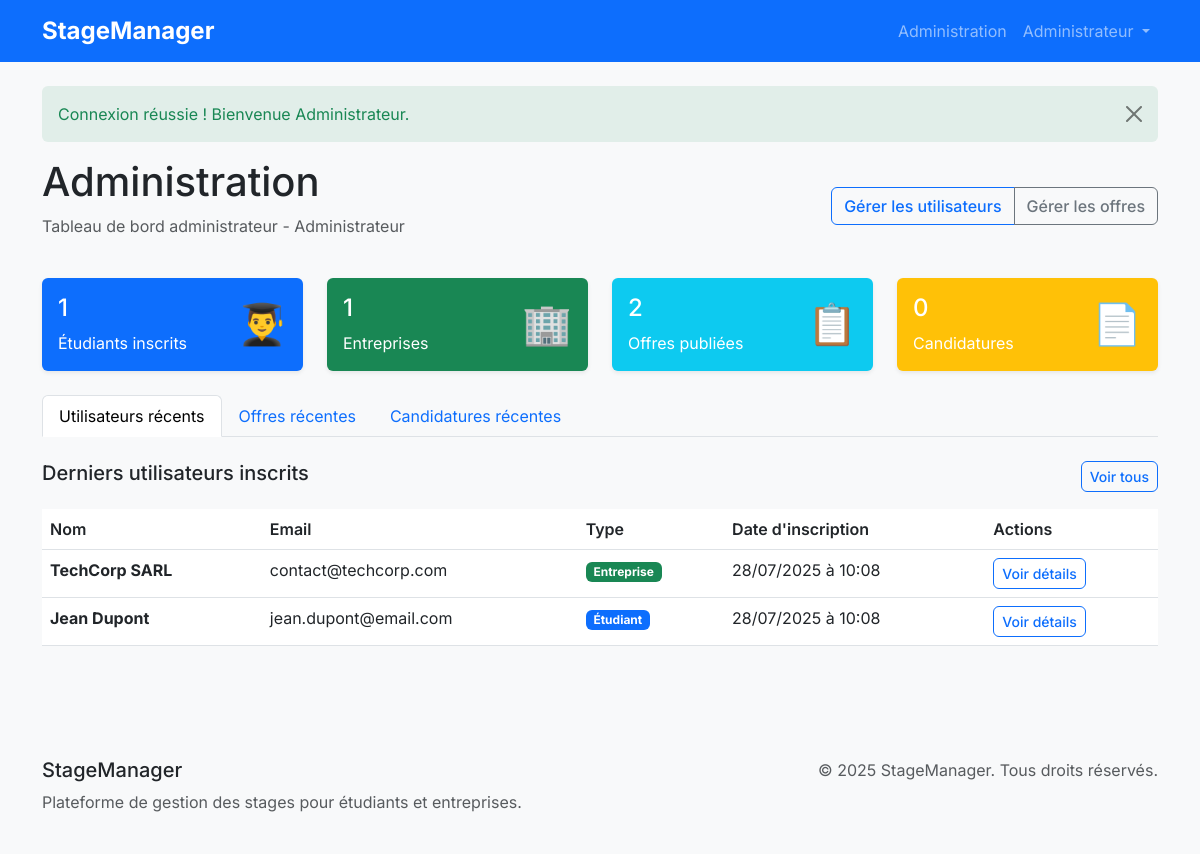
Page /admin_dashboard.php (signed in) on the committed database.
### tables this page shows
CREATE TABLE users (
    id INT AUTO_INCREMENT PRIMARY KEY,
    name VARCHAR(255) NOT NULL,
    email VARCHAR(255) UNIQUE NOT NULL,
    password VARCHAR(255) NOT NULL,
    role ENUM('student', 'company', 'admin') NOT NULL,
    created_at TIMESTAMP DEFAULT CURRENT_TIMESTAMP
);

### admin_dashboard.php (the view, shortened to what this page needs)
<?php
require_once 'config/config.php';
require_once 'includes/functions.php';
$currentUser = getCurrentUser();
$stmt = $pdo->query("SELECT COUNT(*) FROM users WHERE role = 'student'");
$totalStudents = $stmt->fetchColumn();
$stmt = $pdo->query("SELECT COUNT(*) FROM users WHERE role = 'company'");
$totalCompanies = $stmt->fetchColumn();
$stmt = $pdo->query("SELECT COUNT(*) FROM offers");
$totalOffers = $stmt->fetchColumn();
$stmt = $pdo->query("SELECT COUNT(*) FROM applications");
$totalApplications = $stmt->fetchColumn();
$stmt = $pdo->prepare("
    SELECT * FROM users
    WHERE role IN ('student', 'company')
    ORDER BY created_at DESC
    LIMIT 10
");
$stmt->execute();
$recentUsers = $stmt->fetchAll();
include 'includes/header.php';
?>
<div class="row">
    <div class="col-12">
        <div class="d-flex justify-content-between align-items-center mb-4">
            <div>
                <h1>Administration</h1>
                <p class="text-muted">Tableau de bord administrateur - <?php echo sanitize($currentUser['name']); ?></p>
            </div>
            <div>
                <div class="btn-group" role="group">
                    <a href="manage_users.php" class="btn btn-outline-primary">Gérer les utilisateurs</a>
                    <a href="manage_offers.php" class="btn btn-outline-secondary">Gérer les offres</a>
                </div>
            </div>
        </div>
    </div>
</div>
<div class="row mb-4">
    <div class="col-md-3">
        <div class="card bg-primary text-white">
            <div class="card-body">
                <div class="d-flex justify-content-between">
                    <div>
                        <h4><?php echo $totalStudents; ?></h4>
                        <p class="mb-0">Étudiants inscrits</p>
                    </div>
                    <div class="align-self-center">
                        <span class="fs-1">👨‍🎓</span>
                    </div>
                </div>
            </div>
        </div>
    </div>
    <div class="col-md-3">
        <div class="card bg-success text-white">
            <div class="card-body">
                <div class="d-flex justify-content-between">
                    <div>
                        <h4><?php echo $totalCompanies; ?></h4>
                        <p class="mb-0">Entreprises</p>
                    </div>
                    <div class="align-self-center">
                        <span class="fs-1">🏢</span>
                    </div>
                </div>
            </div>
        </div>
    </div>
    <div class="col-md-3">
        <div class="card bg-info text-white">
            <div class="card-body">
                <div class="d-flex justify-content-between">
                    <div>
                        <h4><?php echo $totalOffers; ?></h4>
                        <p class="mb-0">Offres publiées</p>
                    </div>
                    <div class="align-self-center">
                        <span class="fs-1">📋</span>
                    </div>
                </div>
            </div>
        </div>
    </div>
    <div class="col-md-3">
        <div class="card bg-warning text-white">
            <div class="card-body">
                <div class="d-flex justify-content-between">
                    <div>
                        <h4><?php echo $totalApplications; ?></h4>
                        <p class="mb-0">Candidatures</p>
                    </div>
                    <div class="align-self-center">
                        <span class="fs-1">📄</span>
                    </div>
                </div>
            </div>
        </div>
    </div>
</div>
<ul class="nav nav-tabs" id="adminTabs" role="tablist">
    <li class="nav-item" role="presentation">
        <button class="nav-link active" id="users-tab" data-bs-toggle="tab" data-bs-target="#users" type="button" role="tab">
            Utilisateurs récents
        </button>
    </li>
    <li class="nav-item" role="presentation">
        <button class="nav-link" id="offers-tab" data-bs-toggle="tab" data-bs-target="#offers" type="button" role="tab">
            Offres récentes
        </button>
    </li>
    <li class="nav-item" role="presentation">
        <button class="nav-link" id="applications-tab" data-bs-toggle="tab" data-bs-target="#applications" type="button" role="tab">
            Candidatures récentes
        </button>
    </li>
</ul>
<div class="tab-content" id="adminTabsContent">
    <div class="tab-pane fade show active" id="users" role="tabpanel">
        <div class="py-4">
            <div class="d-flex justify-content-between align-items-center mb-3">
                <h5>Derniers utilisateurs inscrits</h5>
                <a href="manage_users.php" class="btn btn-outline-primary btn-sm">Voir tous</a>
            </div>
            <?php if (empty($recentUsers)): ?>
                <div class="text-center py-4">
                    <p class="text-muted">Aucun utilisateur inscrit</p>
                </div>
            <?php else: ?>
                <div class="table-responsive">
                    <table class="table table-hover">
                        <thead>
                            <tr>
                                <th>Nom</th>
                                <th>Email</th>
                                <th>Type</th>
                                <th>Date d'inscription</th>
                                <th>Actions</th>
                            </tr>
                        </thead>
                        <tbody>
                            <?php foreach ($recentUsers as $user): ?>
                                <tr>
                                    <td><strong><?php echo sanitize($user['name']); ?></strong></td>
                                    <td><?php echo sanitize($user['email']); ?></td>
                                    <td>
                                        <span class="badge <?php echo $user['role'] === 'student' ? 'bg-primary' : 'bg-success'; ?>">
                                            <?php echo $user['role'] === 'student' ? 'Étudiant' : 'Entreprise'; ?>
                                        </span>
                                    </td>
                                    <td><?php echo formatDate($user['created_at']); ?></td>
                                    <td>
                                        <a href="manage_users.php?user_id=<?php echo $user['id']; ?>"
                                           class="btn btn-outline-primary btn-sm">
                                            Voir détails
                                        </a>
                                    </td>
                                </tr>
                            <?php endforeach; ?>
                        </tbody>
                    </table>
                </div>
            <?php endif; ?>
        </div>
    </div>
</div>
<?php include 'includes/footer.php'; ?>

### css/custom.css (style rules this page uses)
:root { --primary-color: #0d6efd; --secondary-color: #6c757d; --success-color: #198754; --danger-color: #dc3545; --warning-color: #ffc107; --info-color: #0dcaf0; --light-color: #f8f9fa; --dark-color: #212529; }
body { font-family: 'Inter', sans-serif; background-color: #f8f9fa; }
.card { border: none; box-shadow: 0 0.125rem 0.25rem rgba(0, 0, 0, 0.075); transition: box-shadow 0.15s ease-in-out; }
.btn { font-weight: 500; border-radius: 0.375rem; }
.table th { border-top: none; font-weight: 600; color: var(--dark-color); }

### rows in the picture
users: name "Administrateur"
users: name "TechCorp SARL", email "contact@techcorp.com", role "Entreprise", created_at "28/07/2025 à 10:08"
users: name "Jean Dupont", email "jean.dupont@email.com", role "Étudiant", created_at "28/07/2025 à 10:08"

### other values in the picture
$_SESSION['user_name'] "Administrateur"
$_SESSION['flash']['message'] "Connexion réussie ! Bienvenue Administrateur."
$totalStudents "1"
$totalCompanies "1"
$totalOffers "2"
$totalApplications "0"
